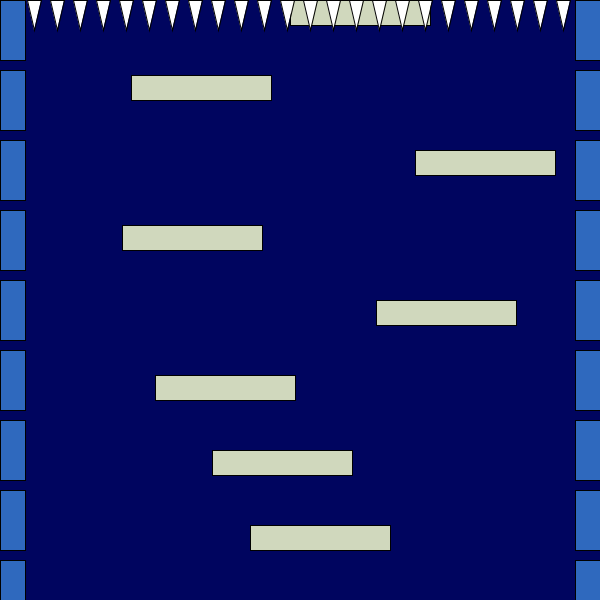
Frame 1 (no input)
Frame 60 (the mouse pressed at the canvas centre just before this capture): identical to frame 1, image omitted
Frame 120 (the mouse held since frame 60 and released just before this capture): identical to frame 1, image omitted

The Processing sketch that drew this single still picture (run headless with seeded random() and noise(); from frame 60 on, the mouse is pressed at the canvas centre):

// Processing sketch: week03_6
// ── week03_6.pde
//week03-6-processing-NS-SHAFT-03-spike
//修改自week03-5-processing-NS-SHAFT-02-draw-floor
//小朋友下樓梯 現在加 上方尖刺 + 轉動
void setup(){
  size(600,600); //小畫家截YT圖片 得到大小
  for(int i=0; i<20; i++) floorX[i] = int(random(25,600-140-25));
}
int[] floorX = new int[20]; //準備20個地板
void draw(){
  background(0, 5, 95); //小畫家的吸管 吸色彩 再編輯
  fill(47, 105, 190); //左右磚的色彩
  for(int i=0; i<=10; i++){
    rect(0, i*70, 25, 60); //左邊的牆
    rect(600-25, i*70, 25, 60); //右邊的牆
  }
  fill(208, 216, 189); //畫地板
  //rect(200, 200, 140, 25); //大概量一下寬度 140
  for(int i=0; i<20; i++){
    rect(floorX[i], i*75, 140, 25);
  }
  fill(255); //畫針刺
  for(int i=0; i<24; i++){
    float x = i * 23 +27;
    triangle(x, 0, x+7, 30, x+14, 0);
  }
}
